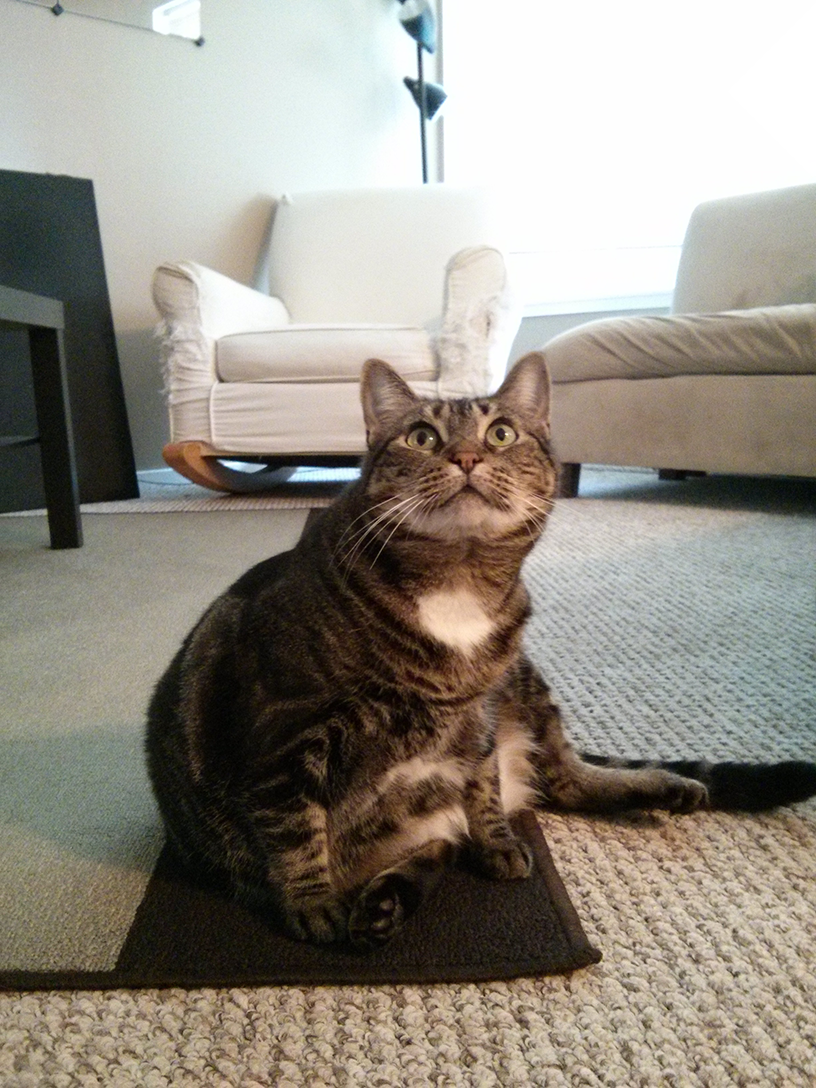
#> input picture ch2_practice/17_img/zophie.png, 816 x 1088 px
$ python img.py
#> lines starting #> are read from the running program, lines starting #| are printed output that depends on the picture
#! python

from PIL import Image, ImageColor

#  открытие файла изображения и его параметры
catIm = Image.open('zophie.png')
#> catIm is the input picture: PIL image 816x1088 RGB; mean R, G, B 147, 141.1, 131.1
print(catIm.size)
#| (816, 1088)
print(catIm.filename)
#| zophie.png
print(catIm.format)
#| PNG

# пересохранение в JPG
catIm.save('z.jpg')

# новое изображение
im = Image.new('RGBA', (100, 100), 'red')
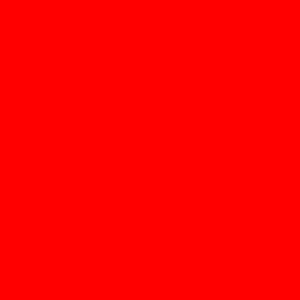
#> im: PIL image 100x100 RGBA (shown 3 times larger); mean R, G, B, A 255, 0, 0, 255
im.save('new.png')

# обрезка
croppedIm = catIm.crop((335,345,565,560))
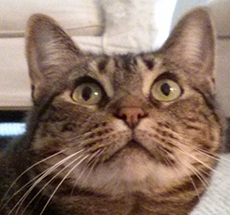
#> croppedIm: PIL image 230x215 RGB; mean R, G, B 139.1, 115.1, 100.7
croppedIm.save('cropped.png')

# copy paste rotate resize
catCopy = catIm.copy()
catCopy.paste(croppedIm.rotate(180), (335,345))
catCopy.save('pasted.png')
widthCropp, heightCropp = croppedIm.size
#> widthCropp = 230; heightCropp = 215
catCopy = catCopy.resize((int(widthCropp/3), int(heightCropp/3)))
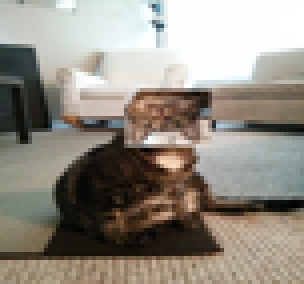
#> catCopy: PIL image 76x71 RGB (shown 4 times larger); mean R, G, B 147, 141, 131.1
catCopy.save('pasted_resized.png')
# rotate на 6%
croppedIm.rotate(6, expand=True).save('rotate6.png')
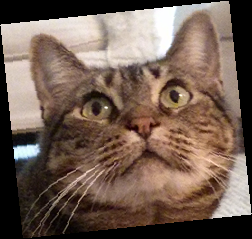
#> saved as rotate6.png: PIL image 252x239 RGB; mean R, G, B 114.2, 94.5, 82.7
# зеркально
croppedIm.transpose(Image.FLIP_TOP_BOTTOM).save('TOP.png')
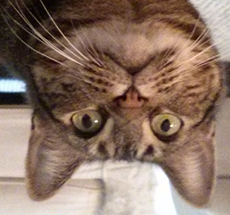
#> saved as TOP.png: PIL image 230x215 RGB; mean R, G, B 139.1, 115.1, 100.7
croppedIm.transpose(Image.FLIP_LEFT_RIGHT).save('LEFT.png')
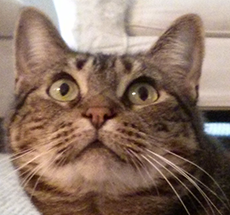
#> saved as LEFT.png: PIL image 230x215 RGB; mean R, G, B 139.1, 115.1, 100.7
# отдельные пиксели
width, height = croppedIm.size
#> width = 230; height = 215
for i in range (int(width/2)):
    for y in range(int(height/2)):
        croppedIm.putpixel((i, y), ImageColor.getcolor('darkgrey', 'RGBA'))
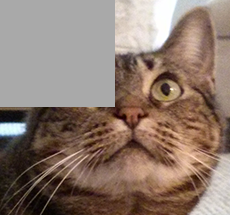
#> croppedIm: PIL image 230x215 RGB; mean R, G, B 140.6, 121.6, 110.4
croppedIm.save('putpixel.png')
